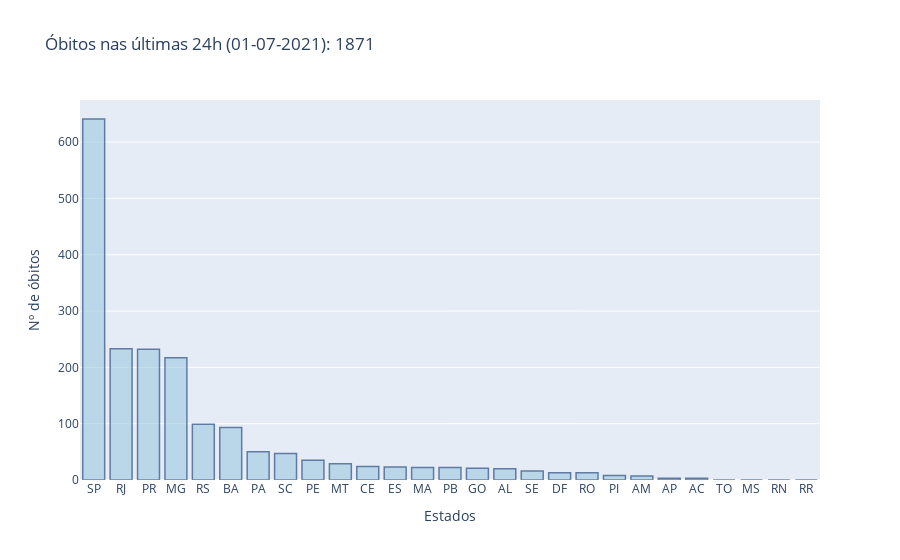

Notebook cell for this chart:
### Code cell
#óbitos 24h
barra_vertical(x=df_estados_24h.state, y=df_estados_24h.newDeaths, hovertext=df_estados_24h.state,
            title = "Óbitos nas últimas 24h (" + str(ontem_str) + "): " + str(df_estados_24h_soma.newDeaths), xaxis_title="Estados", yaxis_title="Nº de óbitos")

### Figure 1 — Plotly figure (JSON) as saved in the notebook; plotly's stock layout.template omitted (floating-point values rounded to 4 significant figures)
{"data": [{"hovertext": ["SP", "RJ", "PR", "MG", "RS", "BA", "PA", "SC", "PE", "MT", "CE", "ES", "MA", "PB", "GO", "AL", "SE", "DF", "RO", "PI", "AM", "AP", "AC", "TO", "MS", "RN", "RR"], "marker": {"color": "rgb(158,202,225)", "line": {"color": "rgb(8,48,107)", "width": 1.5}}, "opacity": 0.6, "type": "bar", "x": ["SP", "RJ", "PR", "MG", "RS", "BA", "PA", "SC", "PE", "MT", "CE", "ES", "MA", "PB", "GO", "AL", "SE", "DF", "RO", "PI", "AM", "AP", "AC", "TO", "MS", "RN", "RR"], "y": [641, 233, 232, 217, 99, 93, 50, 47, 35, 29, 24, 23, 22, 22, 21, 20, 16, 13, 13, 8, 7, 3, 3, 0, 0, 0, 0]}], "layout": {"hoverlabel": {"bgcolor": "white", "font": {"family": "Rockwell", "size": 16}}, "title": {"text": "Óbitos nas últimas 24h (01-07-2021): 1871"}, "xaxis": {"title": {"text": "Estados"}}, "yaxis": {"title": {"text": "Nº de óbitos"}}}}
